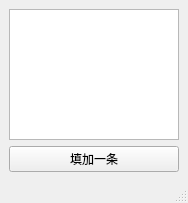
<?xml version="1.0" encoding="UTF-8"?>
<ui version="4.0">
 <class>QString_QT_TEST</class>
 <widget class="QMainWindow" name="QString_QT_TEST">
  <property name="geometry">
   <rect>
    <x>0</x>
    <y>0</y>
    <width>188</width>
    <height>203</height>
   </rect>
  </property>
  <property name="windowTitle">
   <string>QString_QT_TEST</string>
  </property>
  <widget class="QWidget" name="centralwidget">
   <layout class="QGridLayout" name="gridLayout">
    <item row="0" column="0">
     <widget class="QTextEdit" name="textEdit"/>
    </item>
    <item row="1" column="0">
     <widget class="QPushButton" name="pushButton">
      <property name="text">
       <string>填加一条</string>
      </property>
     </widget>
    </item>
   </layout>
  </widget>
  <widget class="QMenuBar" name="menubar">
   <property name="geometry">
    <rect>
     <x>0</x>
     <y>0</y>
     <width>188</width>
     <height>21</height>
    </rect>
   </property>
  </widget>
  <widget class="QStatusBar" name="statusbar"/>
 </widget>
 <resources/>
 <connections/>
</ui>
